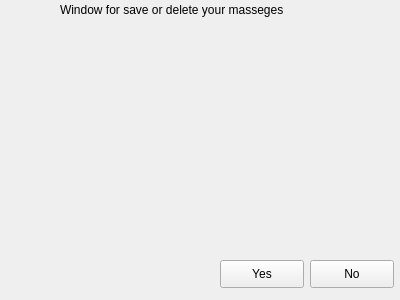
<?xml version="1.0" encoding="UTF-8"?>
<ui version="4.0">
 <class>Duinterface</class>
 <widget class="QWidget" name="Duinterface">
  <property name="geometry">
   <rect>
    <x>0</x>
    <y>0</y>
    <width>400</width>
    <height>300</height>
   </rect>
  </property>
  <property name="windowTitle">
   <string>Form</string>
  </property>
  <widget class="QPushButton" name="checkUserChooseYes">
   <property name="geometry">
    <rect>
     <x>220</x>
     <y>260</y>
     <width>84</width>
     <height>28</height>
    </rect>
   </property>
   <property name="text">
    <string>Yes</string>
   </property>
  </widget>
  <widget class="QPushButton" name="checkUserChooseNo">
   <property name="geometry">
    <rect>
     <x>310</x>
     <y>260</y>
     <width>84</width>
     <height>28</height>
    </rect>
   </property>
   <property name="text">
    <string>No</string>
   </property>
  </widget>
  <widget class="QLabel" name="SaveLabel">
   <property name="geometry">
    <rect>
     <x>60</x>
     <y>0</y>
     <width>281</width>
     <height>20</height>
    </rect>
   </property>
   <property name="text">
    <string>Window for save or delete your masseges</string>
   </property>
  </widget>
 </widget>
 <resources/>
 <connections/>
</ui>
